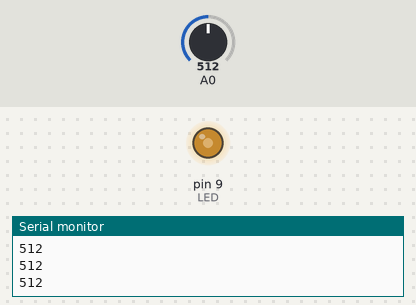
The sketch below on a simulated Arduino Uno, built with avr-gcc and run on an emulated ATmega328P. Parts: output pins drawn as LEDs (lit = HIGH), the last lines printed to the serial monitor. The test bench sets the inputs (shaded band); at power-on: A0 = 512.

Above: at 1.2 s.
1.3 s: A0 set to 306
At 2.0 s:
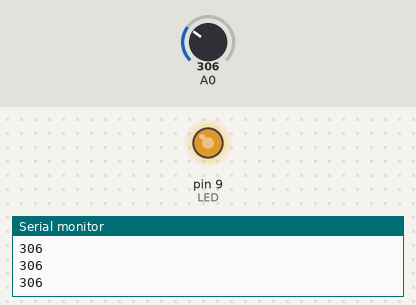
2.8 s: A0 set to 122
At 3.3 s:
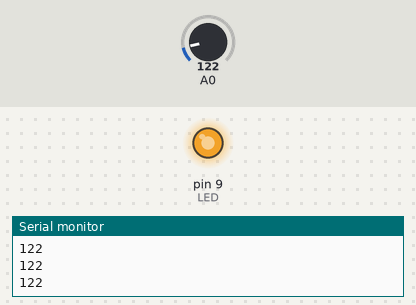
4.3 s: A0 set to 900
At 4.6 s:
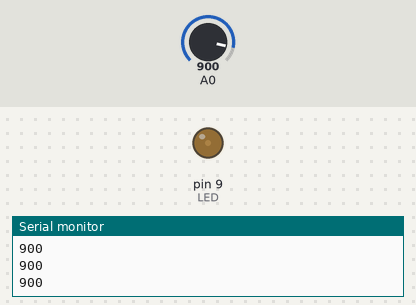
5.8 s: A0 set to 1023
At 7.1 s:
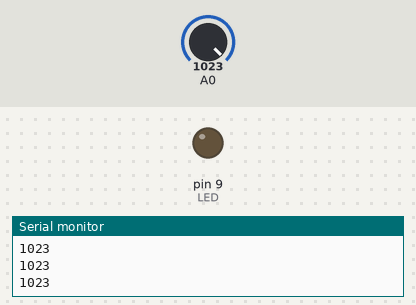
Timing chart, 0 to 8.3 s (numbered marks = the images above; inputs shaded):
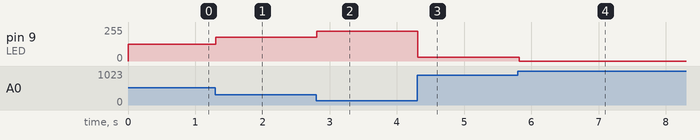

Measured:
- after the input at 1.3 s, pin 9 (LED): 127/255 → 179/255 at once
- after the input at 2.8 s, pin 9 (LED): 179/255 → 225/255 at once
- after the input at 4.3 s, pin 9 (LED): 225/255 → 30/255 at once
- after the input at 5.8 s, pin 9 (LED): 30/255 → 0/255 at once

The sketch:

ldr_led.ino
```cpp
// LED where brightness depends on value from a Light Dependent Resistor (LDR)

const int LED = 9;
int val = 0;

void setup() {
  Serial.begin(9600); //open serial port and send data at 9600 bits/second
  pinMode(LED, OUTPUT);
  //analog pins automatically set as input, so do not need to specify it
}

void loop() {
  val = analogRead(0); //read value from LDR sensor
  Serial.println(val);
  analogWrite(LED, 255-val/4); //turn on LED at opposite value from sensor (when it gets darker, light gets brighter)
  delay(100);
}
```
